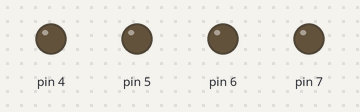
Simulated run of this sketch. Board: Arduino Uno, built with avr-gcc and run on an emulated ATmega328P. Shown: output pins drawn as LEDs (lit = HIGH).

Above: at 0.5 s.
At 2.5 s:
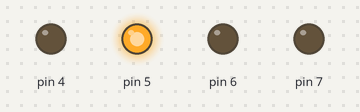
At 4.5 s:
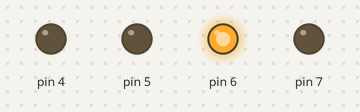
At 9.5 s:
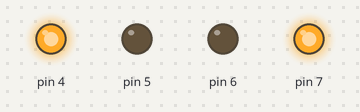
At 14.5 s:
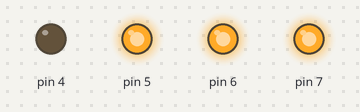
At 19.5 s:
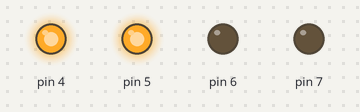
Timing chart, 0 to 20.8 s (numbered marks = the images above):
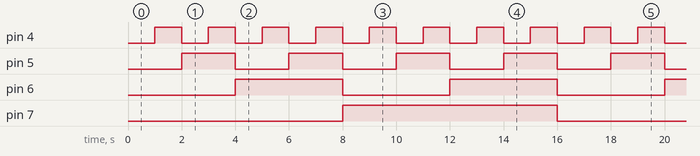

The sketch:

contadorbinari.ino
```cpp
void setup()
{
  pinMode(4,OUTPUT);
  pinMode(5,OUTPUT);
  pinMode(6,OUTPUT);
  pinMode(7,OUTPUT);
}
void loop()
{
  digitalWrite(4,LOW);
  digitalWrite(5,LOW);
  digitalWrite(6,LOW);
  digitalWrite(7,LOW);
  delay(1000);
  digitalWrite(4,HIGH);
  digitalWrite(5,LOW);
  digitalWrite(6,LOW);
  digitalWrite(7,LOW);
  delay(1000);
  digitalWrite(4,LOW);
  digitalWrite(5,HIGH);
  digitalWrite(6,LOW);
  digitalWrite(7,LOW);
  delay(1000);
  digitalWrite(4,HIGH);
  digitalWrite(5,HIGH);
  digitalWrite(6,LOW);
  digitalWrite(7,LOW);
  delay(1000);
  digitalWrite(4,LOW);
  digitalWrite(5,LOW);
  digitalWrite(6,HIGH);
  digitalWrite(7,LOW);
  delay(1000);
  digitalWrite(4,HIGH);
  digitalWrite(5,LOW);
  digitalWrite(6,HIGH);
  digitalWrite(7,LOW);
  delay(1000);
  digitalWrite(4,LOW);
  digitalWrite(5,HIGH);
  digitalWrite(6,HIGH);
  digitalWrite(7,LOW);
  delay(1000);
  digitalWrite(4,HIGH);
  digitalWrite(5,HIGH);
  digitalWrite(6,HIGH);
  digitalWrite(7,LOW);
  delay(1000);
  digitalWrite(4,LOW);
  digitalWrite(5,LOW);
  digitalWrite(6,LOW);
  digitalWrite(7,HIGH);
  delay(1000);
  digitalWrite(4,HIGH);
  digitalWrite(5,LOW);
  digitalWrite(6,LOW);
  digitalWrite(7,HIGH);
  delay(1000);
  digitalWrite(4,LOW);
  digitalWrite(5,HIGH);
  digitalWrite(6,LOW);
  digitalWrite(7,HIGH);
  delay(1000);
  digitalWrite(4,HIGH);
  digitalWrite(5,HIGH);
  digitalWrite(6,LOW);
  digitalWrite(7,HIGH);
  delay(1000);
  digitalWrite(4,LOW);
  digitalWrite(5,LOW);
  digitalWrite(6,HIGH);
  digitalWrite(7,HIGH);
  delay(1000);
  digitalWrite(4,HIGH);
  digitalWrite(5,LOW);
  digitalWrite(6,HIGH);
  digitalWrite(7,HIGH);
  delay(1000);
  digitalWrite(4,LOW);
  digitalWrite(5,HIGH);
  digitalWrite(6,HIGH);
  digitalWrite(7,HIGH);
  delay(1000);
  digitalWrite(4,HIGH);
  digitalWrite(5,HIGH);
  digitalWrite(6,HIGH);
  digitalWrite(7,HIGH);
  delay(1000);
}
```

Measured:
- by itself, pin 4: alternates HIGH for 1.0 s and LOW for 1.0 s
- by itself, pin 5: alternates HIGH for 2.0 s and LOW for 2.0 s
- by itself, pin 6: alternates HIGH for 4.0 s and LOW for 4.0 s
- by itself, pin 7: alternates HIGH for 8.0 s and LOW for 8.0 s
